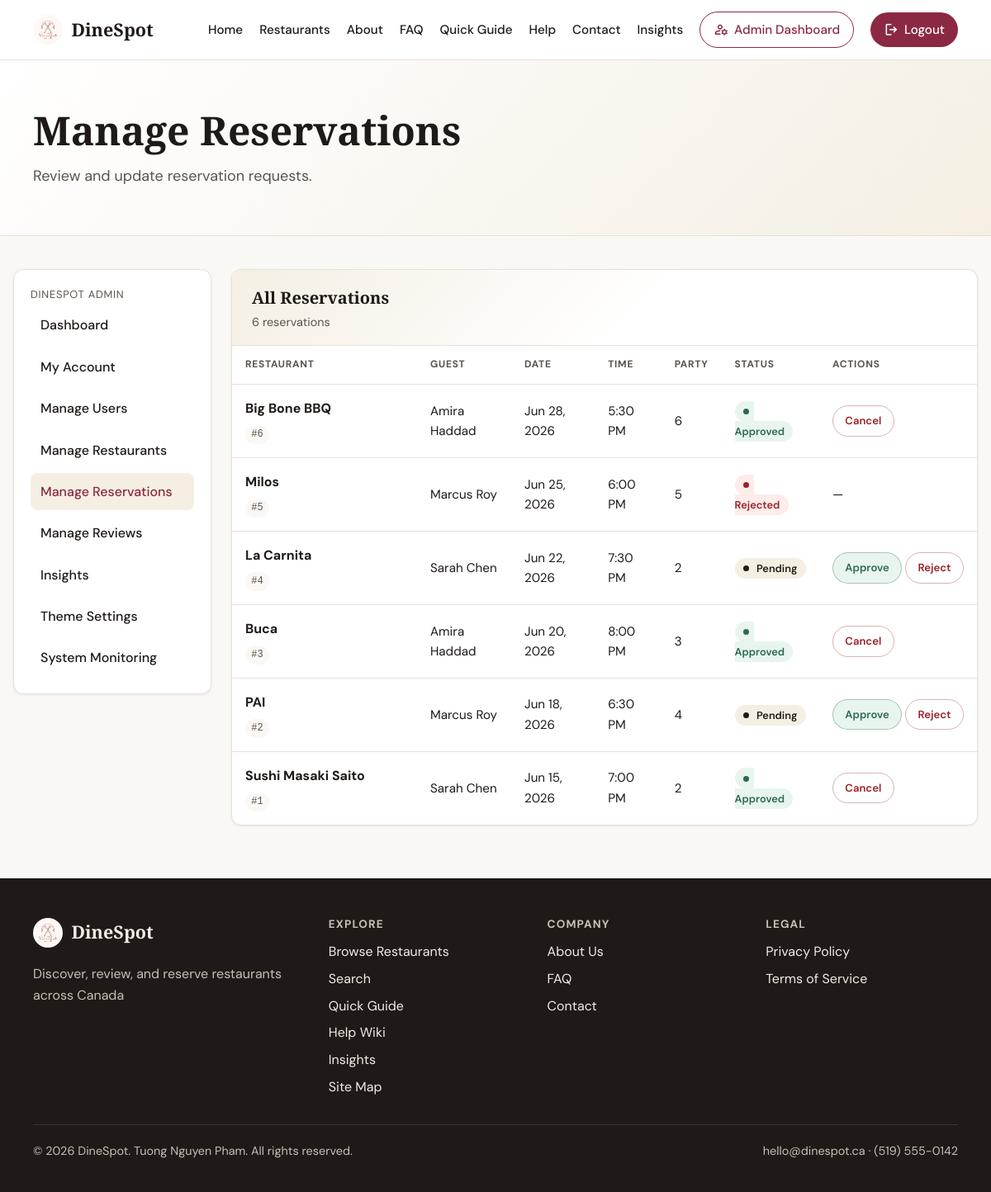
/admin/reservations/list.php (signed in), run on the app's committed database.
### tables this page shows
CREATE TABLE reservations (
    id INT AUTO_INCREMENT PRIMARY KEY,
    restaurant_id INT NOT NULL,
    user_id INT NOT NULL,
    reservation_date DATE NOT NULL,
    reservation_time TIME NOT NULL,
    party_size TINYINT NOT NULL,
    status ENUM('pending', 'approved', 'rejected', 'cancelled', 'completed') NOT NULL DEFAULT 'pending',
    notes TEXT NULL,
    created_at TIMESTAMP NOT NULL DEFAULT CURRENT_TIMESTAMP,
    CONSTRAINT fk_reservations_restaurant FOREIGN KEY (restaurant_id) REFERENCES restaurants(id) ON DELETE CASCADE,
    CONSTRAINT fk_reservations_user FOREIGN KEY (user_id) REFERENCES users(id) ON DELETE CASCADE,
    CONSTRAINT chk_reservations_party_size CHECK (party_size BETWEEN 1 AND 20),
    CONSTRAINT chk_reservations_status CHECK (status IN ('pending', 'approved', 'rejected', 'cancelled', 'completed'))
);

CREATE TABLE restaurants (
    id INT AUTO_INCREMENT PRIMARY KEY,
    name VARCHAR(150) NOT NULL,
    cuisine VARCHAR(80) NOT NULL,
    city VARCHAR(80) NOT NULL,
    province VARCHAR(10) NOT NULL,
    description TEXT NOT NULL,
    address VARCHAR(255) NULL,
    image_path VARCHAR(255) NULL,
    latitude DECIMAL(10, 7) NULL,
    longitude DECIMAL(10, 7) NULL,
    price_range TINYINT NOT NULL DEFAULT 2,
    is_active TINYINT(1) NOT NULL DEFAULT 1,
    image_credit VARCHAR(255) NULL,
    created_at TIMESTAMP NOT NULL DEFAULT CURRENT_TIMESTAMP,
    CONSTRAINT chk_restaurants_price_range CHECK (price_range BETWEEN 1 AND 4)
);

CREATE TABLE users (
    id INT AUTO_INCREMENT PRIMARY KEY,
    email VARCHAR(255) NOT NULL UNIQUE,
    password_hash VARCHAR(255) NOT NULL,
    full_name VARCHAR(120) NOT NULL,
    role ENUM('client', 'admin') NOT NULL DEFAULT 'client',
    status ENUM('active', 'suspended') NOT NULL DEFAULT 'active',
    phone VARCHAR(30) NULL,
    created_at TIMESTAMP NOT NULL DEFAULT CURRENT_TIMESTAMP
);

### includes/db.php (called while the page is built, shortened)
<?php
function db(): PDO
{
    static $pdo = null;
    if ($pdo instanceof PDO) {
        return $pdo;
    }
    $dsn = sprintf(
        'mysql:host=%s;port=%s;dbname=%s;charset=%s',
        DB_HOST,
        DB_PORT,
        DB_NAME,
        DB_CHARSET
    );
    $pdo = new PDO($dsn, DB_USER, DB_PASS, [
        PDO::ATTR_ERRMODE => PDO::ERRMODE_EXCEPTION,
        PDO::ATTR_DEFAULT_FETCH_MODE => PDO::FETCH_ASSOC,
        PDO::ATTR_EMULATE_PREPARES => false,
    ]);
    return $pdo;
}

### includes/functions.php (called while the page is built, shortened)
<?php
function e(string $value): string
{
    return htmlspecialchars($value, ENT_QUOTES, 'UTF-8');
}
function get_site_setting(string $key, ?string $default = null): ?string
{
    static $cache = [];
    if (array_key_exists($key, $cache)) {
        return $cache[$key];
    }
    try {
        require_once __DIR__ . '/db.php';
        $stmt = db()->prepare('SELECT setting_value FROM site_settings WHERE setting_key = :key');
        $stmt->execute(['key' => $key]);
        $value = $stmt->fetchColumn();
        $cache[$key] = $value !== false ? (string) $value : $default;
        return $cache[$key];
    } catch (Throwable $e) {
        return $default;
    }
}
function get_all_reservations_for_admin(): array
{
    require_once __DIR__ . '/db.php';
    return db()->query(
        'SELECT r.id, r.reservation_date, r.reservation_time, r.party_size, r.status, r.created_at,
                rest.name AS restaurant_name, u.full_name AS user_name
         FROM reservations r
         INNER JOIN restaurants rest ON rest.id = r.restaurant_id
         INNER JOIN users u ON u.id = r.user_id
         ORDER BY r.reservation_date DESC, r.reservation_time DESC'
    )->fetchAll();
}

### admin/reservations/list.php (the view, shortened to what this page needs)
<?php
require_once __DIR__ . '/../../includes/functions.php';
require_once __DIR__ . '/../../includes/db.php';
$reservations = get_all_reservations_for_admin();
require_once __DIR__ . '/../../includes/header.php';
?>
<section class="page-hero">
    <div class="container">
        <h1>Manage Reservations</h1>
        <p class="lead">Review and update reservation requests.</p>
    </div>
</section>
<section class="page-content">
    <div class="container client-layout admin-reservations-card">
        <?php require admin_path('management/_sidebar.php'); ?>
        <div class="client-main">
            <div class="content-card admin-users-card">
                <div class="admin-table-toolbar">
                    <div>
                        <h2>All Reservations</h2>
                        <p class="admin-table-meta"><?= count($reservations) ?> reservation<?= count($reservations) === 1 ? '' : 's' ?></p>
                    </div>
                </div>
                <?php if ($reservations === []): ?>
                    <p class="admin-table-empty">No reservations found.</p>
                <?php else: ?>
                    <div class="admin-table-scroll" tabindex="0" aria-label="Reservations table">
                        <table class="admin-data-table">
                            <thead>
                                <tr>
                                    <th scope="col">Restaurant</th>
                                    <th scope="col">Guest</th>
                                    <th scope="col">Date</th>
                                    <th scope="col">Time</th>
                                    <th scope="col">Party</th>
                                    <th scope="col">Status</th>
                                    <th scope="col">Actions</th>
                                </tr>
                            </thead>
                            <tbody>
                                <?php foreach ($reservations as $reservation): ?>
                                    <tr>
                                        <td class="admin-table-user-cell">
                                            <strong class="admin-table-user-name"><?= e($reservation['restaurant_name']) ?></strong>
                                            <span class="admin-table-user-id">#<?= (int) $reservation['id'] ?></span>
                                        </td>
                                        <td><?= e($reservation['user_name']) ?></td>
                                        <td><?= e(date('M j, Y', strtotime($reservation['reservation_date']))) ?></td>
                                        <td><?= e(date('g:i A', strtotime($reservation['reservation_time']))) ?></td>
                                        <td><?= (int) $reservation['party_size'] ?></td>
                                        <td>
                                            <span class="status-badge status-<?= e($reservation['status']) ?>">
                                                <span class="status-dot" aria-hidden="true"></span>
                                                <?= e(ucfirst($reservation['status'])) ?>
                                            </span>
                                        </td>
                                        <td class="admin-table-actions">
                                            <?php if ($reservation['status'] === 'pending'): ?>
                                                <a
                                                    href="approve.php?id=<?= (int) $reservation['id'] ?>"
                                                    class="btn btn-admin-action btn-unsuspend"
                                                >Approve</a>
                                                <a
                                                    href="reject.php?id=<?= (int) $reservation['id'] ?>"
                                                    class="btn btn-admin-action btn-suspend"
                                                >Reject</a>
                                            <?php elseif ($reservation['status'] === 'approved'): ?>
                                                <a
                                                    href="cancel.php?id=<?= (int) $reservation['id'] ?>"
                                                    class="btn btn-admin-action btn-suspend"
                                                >Cancel</a>
                                            <?php else: ?>
                                                <span>—</span>
                                            <?php endif; ?>
                                        </td>
                                    </tr>
                                <?php endforeach; ?>
                            </tbody>
                        </table>
                    </div>
                <?php endif; ?>
            </div>
        </div>
    </div>
</section>
<?php require_once __DIR__ . '/../../includes/footer.php'; ?>

### assets/css/style.css (style rules this page uses)
:root { --radius: 12px; --font-body: "DM Sans", system-ui, sans-serif; --font-display: "Playfair Display", Georgia, serif; --max-width: 1120px; }
*, *::before, *::after { box-sizing: border-box; }
html { scroll-behavior: smooth; }
body { margin: 0; font-family: var(--font-body); font-size: 1rem; line-height: 1.6; color: var(--color-text); background: var(--color-bg); }
a { color: var(--color-primary); text-decoration-thickness: 1px; text-underline-offset: 3px; }
h1, h2, h3 { font-family: var(--font-display); line-height: 1.2; margin-top: 0; }
p { margin-top: 0; }
.container { width: min(100% - 2rem, var(--max-width)); margin-inline: auto; }
.page-hero { padding: 3.5rem 0 2.5rem; background: linear-gradient(135deg, var(--color-hero-start) 0%, var(--color-hero-end) 100%); border-bottom: 1px solid var(--color-border); }
.page-hero h1 { font-size: clamp(2rem, 4vw, 3rem); margin-bottom: 0.75rem; }
.page-hero .lead { max-width: 42rem; font-size: 1.125rem; color: var(--color-muted); }
.page-content { padding: 2.5rem 0 4rem; }
.content-card { background: var(--color-surface); border: 1px solid var(--color-border); border-radius: var(--radius); padding: 1.75rem; box-shadow: var(--shadow-sm); }
.btn { display: inline-flex; align-items: center; justify-content: center; padding: 0.75rem 1.25rem; border-radius: 999px; font: inherit; font-weight: 600; cursor: pointer; text-decoration: none; border: none; }
.client-layout { display: grid; grid-template-columns: 240px minmax(0, 1fr); gap: 1.5rem; align-items: start; }
.status-badge { padding: 0.25rem 0.65rem; border-radius: 999px; font-size: 0.8rem; font-weight: 600; text-transform: capitalize; }
.status-pending { background: var(--color-accent-soft); color: var(--color-text); }
.status-approved { background: var(--color-success-bg); color: var(--color-success); }
.status-rejected, .status-cancelled { background: var(--color-error-bg); color: var(--color-error); }
.container.client-layout.admin-reservations-card { width: min(100% - 2rem, 1400px); }
.admin-users-card { overflow: hidden; padding: 0; }
.admin-table-toolbar { display: flex; align-items: flex-end; justify-content: space-between; gap: 1rem; padding: 1.35rem 1.5rem 1rem; border-bottom: 1px solid var(--color-border); background: linear-gradient(135deg, var(--color-accent-soft) 0%, transparent 55%); }
.admin-table-toolbar h2 { margin: 0; font-size: 1.25rem; }
.admin-table-meta { margin: 0.35rem 0 0; color: var(--color-muted); font-size: 0.9rem; }
.admin-table-scroll { overflow-x: auto; -webkit-overflow-scrolling: touch; }
.admin-data-table { width: 100%; border-collapse: collapse; font-size: 0.95rem; }
.admin-data-table thead th { padding: 0.85rem 1rem; text-align: left; font-size: 0.75rem; font-weight: 700; letter-spacing: 0.06em; text-transform: uppercase; color: var(--color-muted); background: var(--color-surface); border-bottom: 1px solid var(--color-border); white-space: nowrap; }
.admin-data-table tbody tr { transition: background 0.18s ease, box-shadow 0.18s ease; }
.admin-data-table td { padding: 1rem; border-bottom: 1px solid var(--color-border); vertical-align: middle; }
.admin-data-table tbody tr:last-child td { border-bottom: none; }
.admin-table-user-cell { min-width: 14rem; }
.admin-table-user-name { display: block; font-size: 1rem; margin-bottom: 0.15rem; }
.admin-table-user-id { display: inline-block; margin-top: 0.35rem; padding: 0.1rem 0.45rem; border-radius: 999px; background: var(--color-bg); color: var(--color-muted); font-size: 0.75rem; font-family: ui-monospace, "Cascadia Code", monospace; }
.status-badge .status-dot { display: inline-block; width: 0.45rem; height: 0.45rem; margin-right: 0.35rem; border-radius: 50%; background: currentColor; vertical-align: 0.05em; }
.admin-table-actions { white-space: nowrap; }
.btn-admin-action { padding: 0.45rem 0.9rem; font-size: 0.82rem; border-radius: 999px; }
.btn-suspend { background: transparent; color: var(--color-error); border: 1px solid color-mix(in srgb, var(--color-error) 35%, transparent); }
.btn-unsuspend { background: var(--color-success-bg); color: var(--color-success); border: 1px solid color-mix(in srgb, var(--color-success) 35%, transparent); }

### data on the page
reservations: restaurant.name "Big Bone BBQ", id "6", user.full_name "Amira Haddad", reservation_date "Jun 28, 2026", reservation_time "5:30 PM", party_size "6", status "Approved"
reservations: restaurant.name "Milos", id "5", user.full_name "Marcus Roy", reservation_date "Jun 25, 2026", reservation_time "6:00 PM", party_size "5", status "Rejected"
reservations: restaurant.name "La Carnita", id "4", user.full_name "Sarah Chen", reservation_date "Jun 22, 2026", reservation_time "7:30 PM", party_size "2", status "Pending"
reservations: restaurant.name "Buca", id "3", user.full_name "Amira Haddad", reservation_date "Jun 20, 2026", reservation_time "8:00 PM", party_size "3", status "Approved"
reservations: restaurant.name "PAI", id "2", user.full_name "Marcus Roy", reservation_date "Jun 18, 2026", reservation_time "6:30 PM", party_size "4", status "Pending"
reservations: restaurant.name "Sushi Masaki Saito", id "1", user.full_name "Sarah Chen", reservation_date "Jun 15, 2026", reservation_time "7:00 PM", party_size "2", status "Approved"

### other printed values
SITE_NAME "DineSpot"
$item['label'] "Dashboard"
$item['label'] "My Account"
$item['label'] "Manage Users"
$item['label'] "Manage Restaurants"
$item['label'] "Manage Reservations"
$item['label'] "Manage Reviews"
$item['label'] "Insights"
$item['label'] "Theme Settings"
$item['label'] "System Monitoring"
count($reservations) "6"
SITE_TAGLINE "Discover, review, and reserve restaurants across Canada"
SITE_EMAIL "hello@dinespot.ca"
SITE_PHONE "(519) 555-0142"
